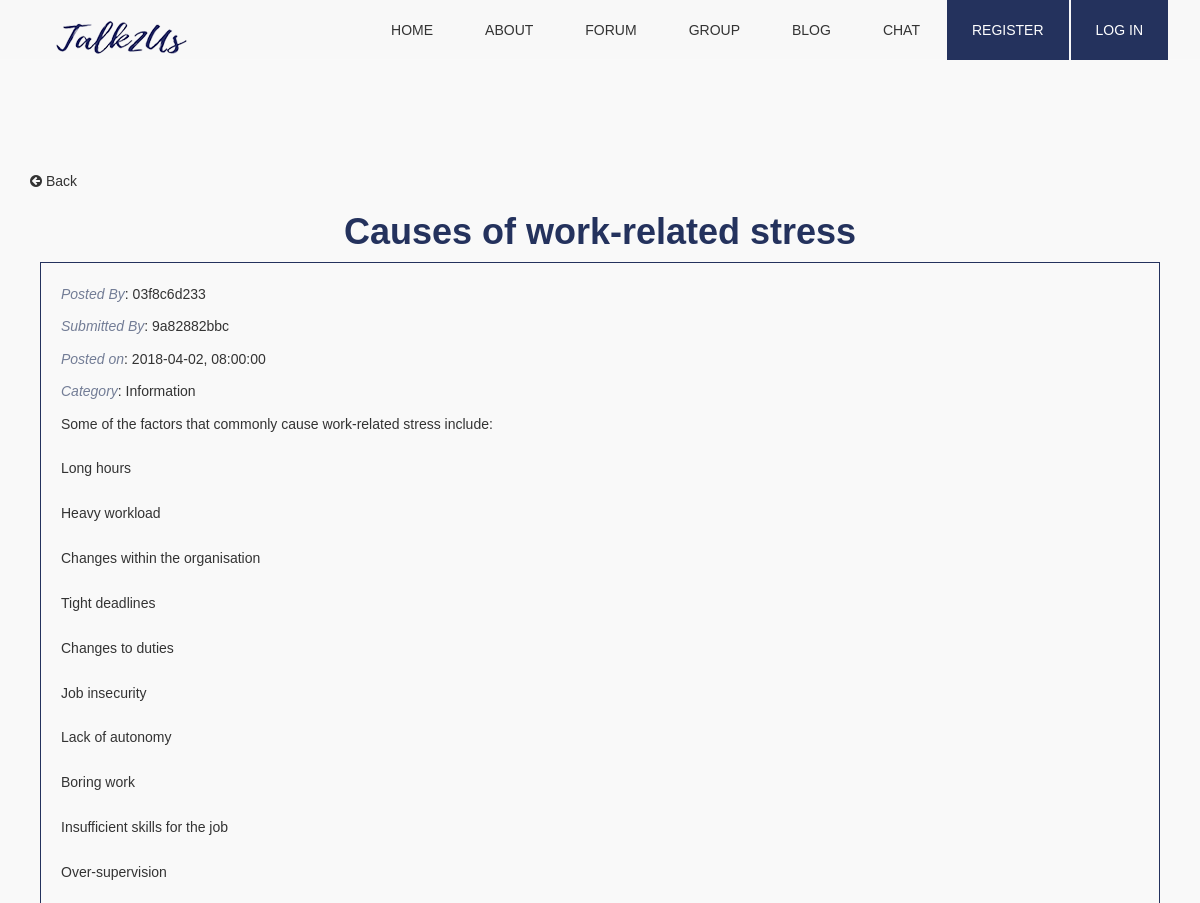
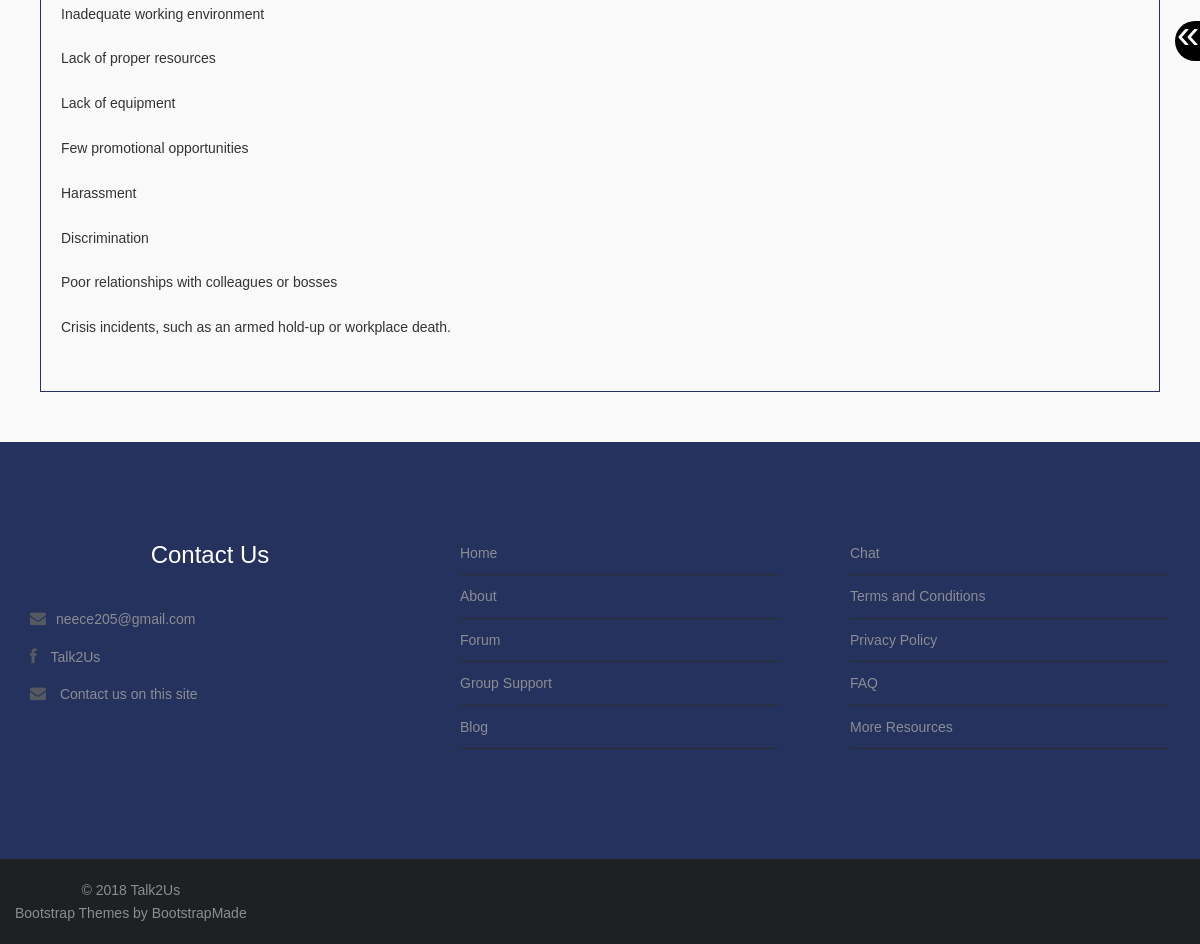
The page /blogPost.php?blogid=1 on the database its author committed (2 pictures, top to bottom).
### tables this page shows
CREATE TABLE `blogpost` (
  `blogID` int(10) NOT NULL,
  `blogName` varchar(255) NOT NULL,
  `blogPost` varchar(5000) NOT NULL,
  `blogUserID` int(10) NOT NULL,
  `blogWritten` int(10) DEFAULT NULL,
  `blogDate` date NOT NULL,
  `blogTime` time NOT NULL,
  `blogCatID` int(10) NOT NULL,
  `editBlogDate` date DEFAULT NULL,
  `editBlogTime` time DEFAULT NULL,
  `editUserID` int(10) DEFAULT NULL
);

CREATE TABLE `user` (
  `userID` int(10) NOT NULL,
  `username` varchar(50) NOT NULL,
  `usernameGen` varchar(50) NOT NULL,
  `email` varchar(50) NOT NULL,
  `passwordHash` varchar(255) NOT NULL,
  `dob` date NOT NULL,
  `accountID` int(10) NOT NULL,
  `banned` tinyint(1) NOT NULL,
  `verified` tinyint(1) NOT NULL
);

CREATE TABLE `blogcategory` (
  `blogCatID` int(10) NOT NULL,
  `blogCatName` varchar(255) NOT NULL
);

### blogPost.php (the view, shortened to what this page needs)
<?php
	require_once("function.php");
	include "database_conn.php";
	if (isset($_GET["blogid"])) {
		$blogid = $_GET["blogid"];
	}
	else {
		header("Location: blog.php");
	}
	$sqlBlog = "SELECT *
				FROM blogpost JOIN blogcategory ON (blogpost.blogCatID=blogcategory.blogCatID)
				WHERE blogID = $blogid";
	$rsBlog = mysqli_query($conn,$sqlBlog)
	or die(mysqli_error($conn));
	echo makePageStart("ImaSuperFan - View Blog");
	echo makeNav("");
	echo resizeButtons();
?>
<section class="box">
	<div class="container top-content">
<?php
	if (mysqli_affected_rows($conn)>0){
?>
<a href="blog.php" class="backButton"><p><i class="fa fa-arrow-circle-left fa-1x"></i> Back</p></a>
<?php
		while($row = mysqli_fetch_assoc($rsBlog)){
			$name           =   $row["blogName"];
			$post           =   html_entity_decode($row["blogPost"]);
			$date           =   $row["blogDate"];
			$time           =   $row["blogTime"];
			$blogUserID     =   $row["blogUserID"];
			$blogCatID      =   $row["blogCatID"];
			$blogCatName    =   $row["blogCatName"];
			$blogWritten    =   $row["blogWritten"];
			$post = nl2br($post);
			echo "<h1><strong>$name</strong></h1>";
			echo "<div class=\"blogPost\">";
			$sqlUname = "SELECT usernameGen
							FROM user
							WHERE userID = $blogUserID";
			$rsUname = mysqli_query($conn,$sqlUname)
			or die(mysqli_error($conn));
			$resultUname = mysqli_fetch_array($rsUname);
			$usernameBlog 	= $resultUname['usernameGen'];
			echo "<p><span class=\"labels\">Posted By</span>: $usernameBlog</p>";
			if($blogWritten != NULL) {
				$sqlWritten = "SELECT usernameGen
								FROM user
								WHERE userID = $blogWritten";
				$rsWritten = mysqli_query($conn,$sqlWritten)
				or die(mysqli_error($conn));
				$resultWritten = mysqli_fetch_array($rsWritten);
				$usernameWritten 		= $resultWritten['usernameGen'];
				if($usernameWritten != NULL) {
					echo "<p><span class=\"labels\">Submitted By</span>: $usernameWritten</p>";
				}else{
					echo "<p><span class=\"labels\">Submitted By</span>: Deleted User</p>";
				}
			}
			echo "<p><span class=\"labels\">Posted on</span>: $date, $time</p>";
			echo "<p><span class=\"labels\">Category</span>: <a href=\"blogCat.php?catid=$blogCatID\">$blogCatName</a></p>";
			echo "<p>$post</p>";
			echo "<br class=\"clearRight\"/>";
			echo "</div>";
		}
	} else {
		echo noexist("blog");
		echo "<a href=\"blog.php\"><p>Return to blog page</p></a>";
		echo "<a href=\"index.php\"><p>Return to home page</p></a>";
	}
?>
</div>
</section>
<?php
	echo makeFooter();
  ?>

### css/style.css (style rules this page uses)
body { font-family: Arial, Helvetica, sans-serif; font-size:14px; font-weight:300; line-height:1.6em; color:#333; background-color:#fff; }
h1 { text-align:center; color: #24325D; }
p { color:#333; }
a { text-decoration:none; transition: all 0.1s ease-in-out; -moz-transition: all 0.1s ease-in-out; -webkit-transition: all 0.1s ease-in-out; -o-transition: all 0.1s ease-in-out; outline: none; color:#333; }
section.box { background-color:#f9f9f9; text-align:left; padding-top:50px; padding-bottom:50px; }
.inner-footer ul li,a { list-style:none; }
.top-content { margin-top: 120px !important; }
.backButton { cursor: pointer; }
.blogPost { border: 1px solid #24325D; margin-top: 10px; margin-left: 10px; margin-right: 10px; padding: 20px; }
.labels { font-style: italic; color: #737D96; }

### rows shown on the page
blogpost: blogName "Causes of work-related stress", blogUserID.usernameGen "03f8c6d233", user.usernameGen "9a82882bbc", blogDate "2018-04-02", blogTime "08:00:00", blogCatID.blogCatName "Information", blogPost "Some of the factors that commonly cause work-related stress include: Long hours Heavy workload Changes within the organisation Tight deadlines Changes to duties Job insecurity Lack of autonomy Boring work Insufficient skills for the job Over-supervision Inadequate working environment Lack of proper resources Lack of equipment Few promotional opportunities Harassment Discrimination Poor relationships with colleagues or bosses Crisis incidents, such as an armed hold-up or workplace death."
